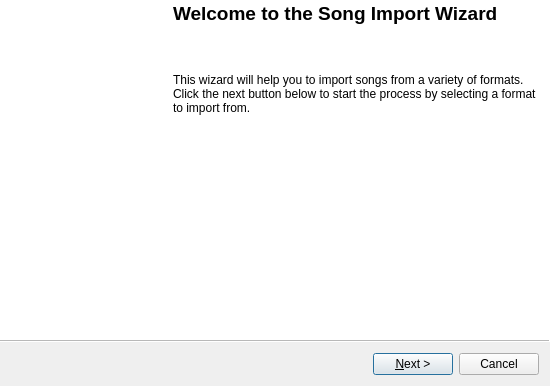
<?xml version="1.0" encoding="UTF-8"?>
<ui version="4.0">
 <class>SongImportWizard</class>
 <widget class="QWizard" name="SongImportWizard">
  <property name="geometry">
   <rect>
    <x>0</x>
    <y>0</y>
    <width>550</width>
    <height>386</height>
   </rect>
  </property>
  <property name="minimumSize">
   <size>
    <width>166</width>
    <height>386</height>
   </size>
  </property>
  <property name="windowTitle">
   <string>Song Import Wizard</string>
  </property>
  <property name="modal">
   <bool>true</bool>
  </property>
  <property name="wizardStyle">
   <enum>QWizard::ModernStyle</enum>
  </property>
  <property name="options">
   <set>QWizard::NoBackButtonOnLastPage|QWizard::NoBackButtonOnStartPage</set>
  </property>
  <widget class="QWizardPage" name="WelcomePage">
   <layout class="QHBoxLayout" name="WelcomeLayout">
    <property name="spacing">
     <number>8</number>
    </property>
    <property name="margin">
     <number>0</number>
    </property>
    <item>
     <widget class="QLabel" name="ImportSongImage">
      <property name="minimumSize">
       <size>
        <width>163</width>
        <height>0</height>
       </size>
      </property>
      <property name="maximumSize">
       <size>
        <width>163</width>
        <height>16777215</height>
       </size>
      </property>
      <property name="text">
       <string/>
      </property>
      <property name="pixmap">
       <pixmap resource="../images/openlp-2.qrc">:/wizards/wizard_importsong.bmp</pixmap>
      </property>
     </widget>
    </item>
    <item>
     <layout class="QVBoxLayout" name="WelcomeTextLayout">
      <property name="spacing">
       <number>8</number>
      </property>
      <item>
       <widget class="QLabel" name="TitleLabel">
        <property name="text">
         <string>&lt;!DOCTYPE HTML PUBLIC &quot;-//W3C//DTD HTML 4.0//EN&quot; &quot;http://www.w3.org/TR/REC-html40/strict.dtd&quot;&gt;
&lt;html&gt;&lt;head&gt;&lt;meta name=&quot;qrichtext&quot; content=&quot;1&quot; /&gt;&lt;style type=&quot;text/css&quot;&gt;
p, li { white-space: pre-wrap; }
&lt;/style&gt;&lt;/head&gt;&lt;body style=&quot; font-family:'Lucida Grande'; font-size:10pt; font-weight:400; font-style:normal;&quot;&gt;
&lt;p style=&quot; margin-top:0px; margin-bottom:0px; margin-left:0px; margin-right:0px; -qt-block-indent:0; text-indent:0px;&quot;&gt;&lt;span style=&quot; font-size:14pt; font-weight:600;&quot;&gt;Welcome to the Song Import Wizard&lt;/span&gt;&lt;/p&gt;&lt;/body&gt;&lt;/html&gt;</string>
        </property>
       </widget>
      </item>
      <item>
       <spacer name="WelcomeTopSpacer">
        <property name="orientation">
         <enum>Qt::Vertical</enum>
        </property>
        <property name="sizeType">
         <enum>QSizePolicy::Fixed</enum>
        </property>
        <property name="sizeHint" stdset="0">
         <size>
          <width>20</width>
          <height>40</height>
         </size>
        </property>
       </spacer>
      </item>
      <item>
       <widget class="QLabel" name="InformationLabel">
        <property name="text">
         <string>This wizard will help you to import songs from a variety of formats. Click the next button below to start the process by selecting a format to import from.</string>
        </property>
        <property name="wordWrap">
         <bool>true</bool>
        </property>
        <property name="margin">
         <number>10</number>
        </property>
       </widget>
      </item>
      <item>
       <spacer name="WelcomeBottomSpacer">
        <property name="orientation">
         <enum>Qt::Vertical</enum>
        </property>
        <property name="sizeHint" stdset="0">
         <size>
          <width>20</width>
          <height>40</height>
         </size>
        </property>
       </spacer>
      </item>
     </layout>
    </item>
   </layout>
  </widget>
  <widget class="QWizardPage" name="SourcePage">
   <property name="title">
    <string>Select Import Source</string>
   </property>
   <property name="subTitle">
    <string>Select the import format, and where to import from.</string>
   </property>
   <layout class="QVBoxLayout" name="SourceLayout">
    <property name="spacing">
     <number>8</number>
    </property>
    <property name="margin">
     <number>20</number>
    </property>
    <item>
     <layout class="QHBoxLayout" name="FormatLayout">
      <property name="spacing">
       <number>8</number>
      </property>
      <item>
       <widget class="QLabel" name="FormatLabel">
        <property name="text">
         <string>Format:</string>
        </property>
       </widget>
      </item>
      <item>
       <widget class="QComboBox" name="FormatComboBox">
        <property name="sizePolicy">
         <sizepolicy hsizetype="MinimumExpanding" vsizetype="Fixed">
          <horstretch>0</horstretch>
          <verstretch>0</verstretch>
         </sizepolicy>
        </property>
        <item>
         <property name="text">
          <string>OpenLyrics</string>
         </property>
        </item>
        <item>
         <property name="text">
          <string>OpenSong</string>
         </property>
        </item>
        <item>
         <property name="text">
          <string>CCLI</string>
         </property>
        </item>
        <item>
         <property name="text">
          <string>CSV</string>
         </property>
        </item>
       </widget>
      </item>
      <item>
       <spacer name="FormatSpacer">
        <property name="orientation">
         <enum>Qt::Horizontal</enum>
        </property>
        <property name="sizeHint" stdset="0">
         <size>
          <width>40</width>
          <height>20</height>
         </size>
        </property>
       </spacer>
      </item>
     </layout>
    </item>
    <item>
     <widget class="QStackedWidget" name="FormatStackedWidget">
      <property name="currentIndex">
       <number>3</number>
      </property>
      <widget class="QWidget" name="OpenLyricsPage">
       <layout class="QVBoxLayout" name="OpenLyricsLayout">
        <property name="spacing">
         <number>8</number>
        </property>
        <property name="margin">
         <number>0</number>
        </property>
        <item>
         <widget class="QListWidget" name="OpenLyricsFileListWidget"/>
        </item>
        <item>
         <layout class="QHBoxLayout" name="OpenLyricsButtonLayout">
          <property name="spacing">
           <number>8</number>
          </property>
          <item>
           <widget class="QPushButton" name="OpenLyricsAddButton">
            <property name="text">
             <string>Add Files...</string>
            </property>
            <property name="icon">
             <iconset resource="../images/openlp-2.qrc">
              <normaloff>:/general/general_open.png</normaloff>:/general/general_open.png</iconset>
            </property>
           </widget>
          </item>
          <item>
           <spacer name="OpenLyricsButtonSpacer">
            <property name="orientation">
             <enum>Qt::Horizontal</enum>
            </property>
            <property name="sizeHint" stdset="0">
             <size>
              <width>40</width>
              <height>20</height>
             </size>
            </property>
           </spacer>
          </item>
          <item>
           <widget class="QPushButton" name="OpenLyricsRemoveButton">
            <property name="text">
             <string>Remove File(s)</string>
            </property>
            <property name="icon">
             <iconset resource="../images/openlp-2.qrc">
              <normaloff>:/general/general_delete.png</normaloff>:/general/general_delete.png</iconset>
            </property>
           </widget>
          </item>
         </layout>
        </item>
       </layout>
      </widget>
      <widget class="QWidget" name="OpenSongPage">
       <layout class="QVBoxLayout" name="OpenSongLayout">
        <property name="spacing">
         <number>8</number>
        </property>
        <property name="margin">
         <number>0</number>
        </property>
        <item>
         <widget class="QListWidget" name="OpenSongFileListWidget"/>
        </item>
        <item>
         <layout class="QHBoxLayout" name="OpenSongButtonLayout">
          <property name="spacing">
           <number>8</number>
          </property>
          <item>
           <widget class="QPushButton" name="OpenSongAddButton">
            <property name="text">
             <string>Add Files...</string>
            </property>
            <property name="icon">
             <iconset resource="../images/openlp-2.qrc">
              <normaloff>:/general/general_open.png</normaloff>:/general/general_open.png</iconset>
            </property>
           </widget>
          </item>
          <item>
           <spacer name="OpenSongButtonSpacer">
            <property name="orientation">
             <enum>Qt::Horizontal</enum>
            </property>
            <property name="sizeHint" stdset="0">
             <size>
              <width>40</width>
              <height>20</height>
             </size>
            </property>
           </spacer>
          </item>
          <item>
           <widget class="QPushButton" name="OpenSongRemoveButton">
            <property name="text">
             <string>Remove File(s)</string>
            </property>
            <property name="icon">
             <iconset resource="../images/openlp-2.qrc">
              <normaloff>:/general/general_delete.png</normaloff>:/general/general_delete.png</iconset>
            </property>
           </widget>
          </item>
         </layout>
        </item>
       </layout>
      </widget>
      <widget class="QWidget" name="CCLIPage">
       <layout class="QVBoxLayout" name="CCLILayout">
        <property name="spacing">
         <number>8</number>
        </property>
        <property name="margin">
         <number>0</number>
        </property>
        <item>
         <widget class="QListWidget" name="CCLIFileListWidget"/>
        </item>
        <item>
         <layout class="QHBoxLayout" name="CCLIButtonLayout">
          <property name="spacing">
           <number>8</number>
          </property>
          <item>
           <widget class="QPushButton" name="CCLIAddButton">
            <property name="text">
             <string>Add Files...</string>
            </property>
            <property name="icon">
             <iconset resource="../images/openlp-2.qrc">
              <normaloff>:/general/general_open.png</normaloff>:/general/general_open.png</iconset>
            </property>
           </widget>
          </item>
          <item>
           <spacer name="CCLIButtonSpacer">
            <property name="orientation">
             <enum>Qt::Horizontal</enum>
            </property>
            <property name="sizeHint" stdset="0">
             <size>
              <width>40</width>
              <height>20</height>
             </size>
            </property>
           </spacer>
          </item>
          <item>
           <widget class="QPushButton" name="CCLIRemoveButton">
            <property name="text">
             <string>Remove File(s)</string>
            </property>
            <property name="icon">
             <iconset resource="../images/openlp-2.qrc">
              <normaloff>:/general/general_delete.png</normaloff>:/general/general_delete.png</iconset>
            </property>
           </widget>
          </item>
         </layout>
        </item>
       </layout>
      </widget>
      <widget class="QWidget" name="CSVPage">
       <layout class="QFormLayout" name="CSVLayout">
        <property name="horizontalSpacing">
         <number>8</number>
        </property>
        <property name="verticalSpacing">
         <number>8</number>
        </property>
        <property name="margin">
         <number>0</number>
        </property>
        <item row="0" column="0">
         <widget class="QLabel" name="CSVFilenameLabel">
          <property name="text">
           <string>Filename:</string>
          </property>
         </widget>
        </item>
        <item row="0" column="1">
         <layout class="QHBoxLayout" name="CSVFileLayout">
          <property name="spacing">
           <number>8</number>
          </property>
          <item>
           <widget class="QLineEdit" name="CSVFilenameEdit"/>
          </item>
          <item>
           <widget class="QToolButton" name="CSVBrowseButton">
            <property name="text">
             <string>Browse...</string>
            </property>
            <property name="icon">
             <iconset resource="../images/openlp-2.qrc">
              <normaloff>:/general/general_open.png</normaloff>:/general/general_open.png</iconset>
            </property>
           </widget>
          </item>
         </layout>
        </item>
       </layout>
      </widget>
     </widget>
    </item>
   </layout>
  </widget>
  <widget class="QWizardPage" name="ImportPage">
   <property name="title">
    <string>Importing</string>
   </property>
   <property name="subTitle">
    <string>Please wait while your songs are imported.</string>
   </property>
   <layout class="QVBoxLayout" name="ImportLayout">
    <property name="spacing">
     <number>8</number>
    </property>
    <property name="margin">
     <number>50</number>
    </property>
    <item>
     <widget class="QLabel" name="ImportProgressLabel">
      <property name="text">
       <string>Ready.</string>
      </property>
     </widget>
    </item>
    <item>
     <widget class="QProgressBar" name="ImportProgressBar">
      <property name="value">
       <number>0</number>
      </property>
      <property name="invertedAppearance">
       <bool>false</bool>
      </property>
      <property name="format">
       <string>%p</string>
      </property>
     </widget>
    </item>
   </layout>
  </widget>
 </widget>
 <resources>
  <include location="../images/openlp-2.qrc"/>
 </resources>
 <connections>
  <connection>
   <sender>FormatComboBox</sender>
   <signal>currentIndexChanged(int)</signal>
   <receiver>FormatStackedWidget</receiver>
   <slot>setCurrentIndex(int)</slot>
   <hints>
    <hint type="sourcelabel">
     <x>122</x>
     <y>92</y>
    </hint>
    <hint type="destinationlabel">
     <x>274</x>
     <y>222</y>
    </hint>
   </hints>
  </connection>
 </connections>
</ui>
